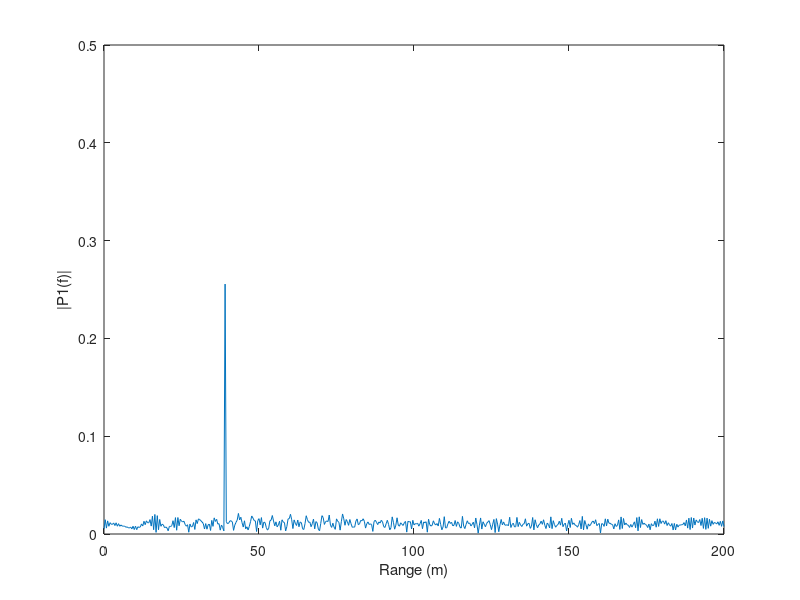
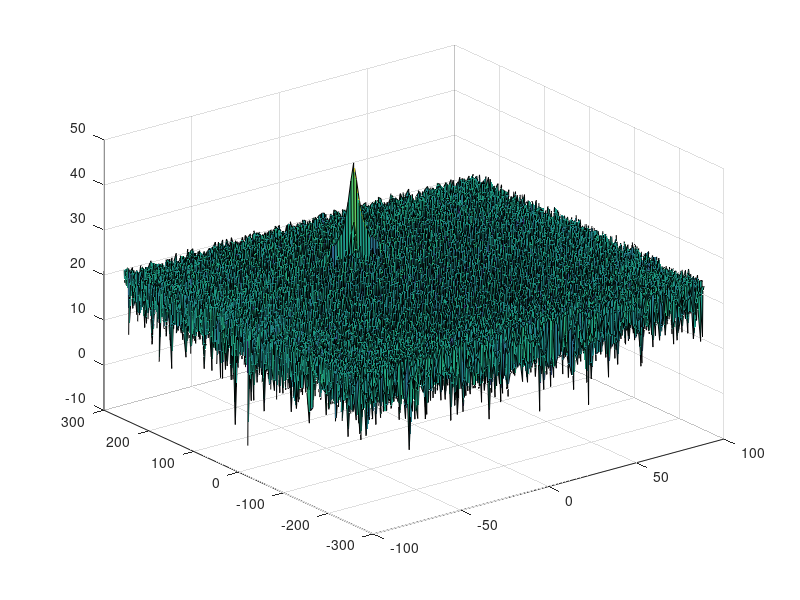

Write MATLAB code to recreate these figures, in order. (Note: this script raises an error after producing the figures.)
clear all
clc;

%% Radar Specifications 
%%%%%%%%%%%%%%%%%%%%%%%%%%%
% Frequency of operation = 77GHz
% Max Range = 200m
% Range Resolution = 1 m
% Max Velocity = 100 m/s
%%%%%%%%%%%%%%%%%%%%%%%%%%%

%speed of light = 3e8
%% User Defined Range and Velocity of target
% *%TODO* :
% define the target's initial position and velocity. Note : Velocity
% remains contant

R = 100;
v = -10;


%% FMCW Waveform Generation

% *%TODO* :
%Design the FMCW waveform by giving the specs of each of its parameters.
% Calculate the Bandwidth (B), Chirp Time (Tchirp) and Slope (slope) of the FMCW
% chirp using the requirements above.
c = 3e8; % m/s
R_max = 200; % m
R_res = 1; % m
v_max = 100; % m/s
B = c / (2 * R_res); % Hz
Tchirp = 5.5 * 2 * R_max / c; % s
slope = B / Tchirp; % s^-2

%Operating carrier frequency of Radar 
fc= 77e9;             %carrier freq

                                                          
%The number of chirps in one sequence. Its ideal to have 2^ value for the ease of running the FFT
%for Doppler Estimation. 
Nd=128;                   % #of doppler cells OR #of sent periods % number of chirps

%The number of samples on each chirp. 
Nr=1024;                  %for length of time OR # of range cells

% Timestamp for running the displacement scenario for every sample on each
% chirp
t=linspace(0,Nd*Tchirp,Nr*Nd); %total time for samples


%Creating the vectors for Tx, Rx and Mix based on the total samples input.
Tx=zeros(1,length(t)); %transmitted signal
Rx=zeros(1,length(t)); %received signal
Mix=zeros(1,length(t)); %beat signal

%Similar vectors for range_covered and time delay.
r_t=zeros(1,length(t));
td=zeros(1,length(t));


%% Signal generation and Moving Target simulation
% Running the radar scenario over the time. 

for i=1:length(t)
    % *%TODO* :
    %For each time stamp update the Range of the Target for constant velocity.

    r_t (i) = R + v * t(i);
    td (i) = 2*r_t(i) / c;

    % *%TODO* :
    %For each time sample we need update the transmitted and
    %received signal. 
    Tx(i) = cos(2*pi*(fc*t(i) + slope*t(i)^2 / 2));
    Rx(i) = cos(2*pi*(fc*(t(i) - td(i)) + slope*(t(i) - td(i))^2 / 2));
    
    % *%TODO* :
    %Now by mixing the Transmit and Receive generate the beat signal
    %This is done by element wise matrix multiplication of Transmit and
    %Receiver Signal
    Mix(i) = Tx(i).*Rx(i);
    
end

%% RANGE MEASUREMENT


 % *%TODO* :
%reshape the vector into Nr*Nd array. Nr and Nd here would also define the size of
%Range and Doppler FFT respectively.
Mix = reshape(Mix, [Nr, Nd]);

 % *%TODO* :
%run the FFT on the beat signal along the range bins dimension (Nr) and
%normalize.
sig_fft = fft(Mix);

 % *%TODO* :
% Take the absolute value of FFT output
P2 = abs(sig_fft/Nr);

 % *%TODO* :
% Output of FFT is double sided signal, but we are interested in only one side of the spectrum.
% Hence we throw out half of the samples.
P1 = P2(1:Nr/2+1);

%plotting the range
figure ('Name','Range from First FFT')

% *%TODO* :
% plot FFT output
f = 2 * R_max * (0:(Nr/2)) / Nr;
plot(f, P1);
xlabel('Range (m)')
ylabel('|P1(f)|')

axis ([0 R_max 0 0.5]);

%% RANGE DOPPLER RESPONSE
% The 2D FFT implementation is already provided here. This will run a 2DFFT
% on the mixed signal (beat signal) output and generate a range doppler
% map.You will implement CFAR on the generated RDM


% Range Doppler Map Generation.

% The output of the 2D FFT is an image that has reponse in the range and
% doppler FFT bins. So, it is important to convert the axis from bin sizes
% to range and doppler based on their Max values.

Mix=reshape(Mix,[Nr,Nd]);

% 2D FFT using the FFT size for both dimensions.
sig_fft2 = fft2(Mix,Nr,Nd);

% Taking just one side of signal from Range dimension.
sig_fft2 = sig_fft2(1:Nr/2,1:Nd);
sig_fft2 = fftshift (sig_fft2);
RDM = abs(sig_fft2);
RDM = 10*log10(RDM);

%use the surf function to plot the output of 2DFFT and to show axis in both
%dimensions
doppler_axis = linspace(-100,100,Nd);
range_axis = linspace(-200,200,Nr/2)*((Nr/2)/400);
figure,surf(doppler_axis,range_axis,RDM);

%% CFAR implementation

%Slide Window through the complete Range Doppler Map

% *%TODO* :
%Select the number of Training Cells in both the dimensions.
Tr = 20;
Td = 10;

% *%TODO* :
%Select the number of Guard Cells in both dimensions around the Cell under 
%test (CUT) for accurate estimation
Gr = 8;
Gd = 4;

% *%TODO* :
% offset the threshold by SNR value in dB
offset = 6;

% *%TODO* :
%Create a vector to store noise_level for each iteration on training cells
noise_level = zeros(Nr/2-(2*Gr+2*Tr+1), Nd-(2*Gd+2*Td+1));


% *%TODO* :
%design a loop such that it slides the CUT across range doppler map by
%giving margins at the edges for Training and Guard Cells.
%For every iteration sum the signal level within all the training
%cells. To sum convert the value from logarithmic to linear using db2pow
%function. Average the summed values for all of the training
%cells used. After averaging convert it back to logarithimic using pow2db.
%Further add the offset to it to determine the threshold. Next, compare the
%signal under CUT with this threshold. If the CUT level > threshold assign
%it a value of 1, else equate it to 0.

size_T = (2*(Tr+Gr)+1) * (2*(Td+Gd)+1) - (2*Gr+1) * (2*Gd+1);
threshold_CFAR = zeros(Nr/2-(2*Gr+2*Tr+1), Nd-(2*Gd+2*Td+1));
signal_CFAR = zeros(Nr/2, Nd);

for i = 1:(Nr/2-(2*Gr+2*Tr+1))
    for j = 1:(Nd-(2*Gd+2*Td+1))
        noise_T = sum(db2pow(RDM(i:i+2*Tr+2*Gr-1, j:j+2*Td+2*Gd-1)), 'all');
        noise_G = sum(db2pow(RDM(i+Tr:i+Tr+2*Gr-1, j+Td:j+Td+2*Gd-1)), 'all');
        noise_level(i,j) = noise_T - noise_G;
        threshold_CFAR(i,j) = pow2db(noise_level(i,j)/size_T) + offset;

        if RDM(i+Tr+Gr,j+Td+Gd) > threshold_CFAR(i,j)
            signal_CFAR(i+Tr+Gr,j+Td+Gd) = 1;
        end
    end
end
   % Use RDM[x,y] as the matrix from the output of 2D FFT for implementing
   % CFAR





% *%TODO* :
% The process above will generate a thresholded block, which is smaller 
%than the Range Doppler Map as the CUT cannot be located at the edges of
%matrix. Hence,few cells will not be thresholded. To keep the map size same
% set those values to 0. 
 








% *%TODO* :
%display the CFAR output using the Surf function like we did for Range
%Doppler Response output.
figure,surf(doppler_axis,range_axis,signal_CFAR);
colorbar;


 
 